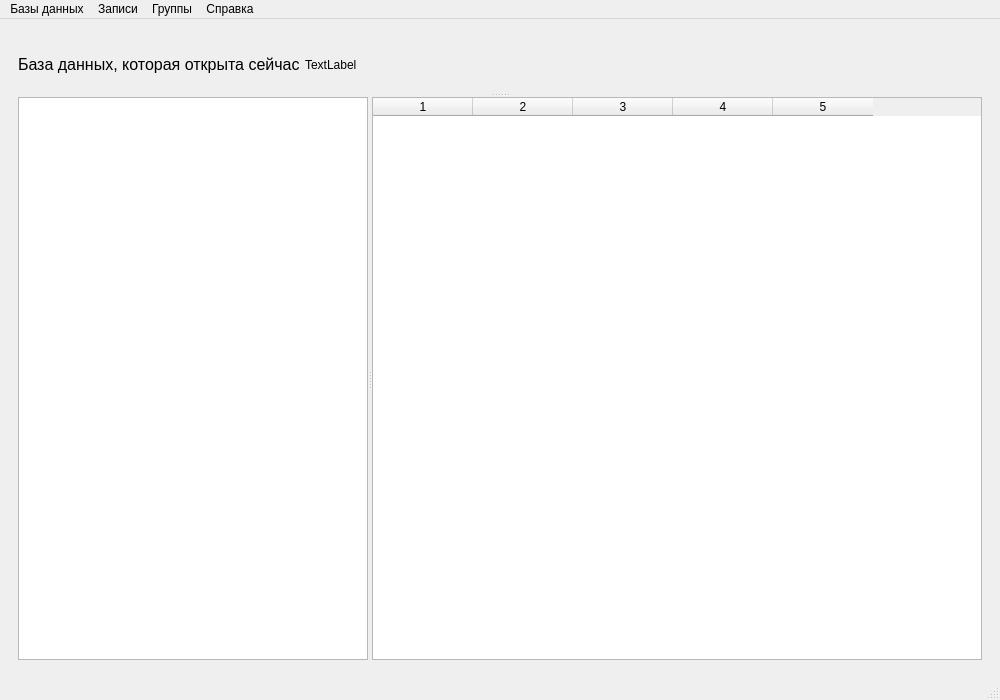
<?xml version="1.0" encoding="UTF-8"?>
<ui version="4.0">
 <class>MainWindow</class>
 <widget class="QMainWindow" name="MainWindow">
  <property name="geometry">
   <rect>
    <x>0</x>
    <y>0</y>
    <width>1000</width>
    <height>700</height>
   </rect>
  </property>
  <property name="windowTitle">
   <string>PasswordManager</string>
  </property>
  <property name="windowIcon">
   <iconset resource="../toolBarImages.qrc">
    <normaloff>:/Images/ApplicationIcon.jpg</normaloff>:/Images/ApplicationIcon.jpg</iconset>
  </property>
  <widget class="QWidget" name="centralwidget">
   <layout class="QVBoxLayout" name="verticalLayout_2">
    <item>
     <widget class="QStackedWidget" name="stackedWidget">
      <property name="currentIndex">
       <number>0</number>
      </property>
      <widget class="QWidget" name="pageBaseView">
       <layout class="QVBoxLayout" name="verticalLayout">
        <item>
         <widget class="QSplitter" name="splitter_2">
          <property name="orientation">
           <enum>Qt::Vertical</enum>
          </property>
          <widget class="QWidget" name="layoutWidget">
           <layout class="QHBoxLayout" name="horizontalLayout">
            <item>
             <widget class="QLabel" name="label">
              <property name="maximumSize">
               <size>
                <width>281</width>
                <height>21</height>
               </size>
              </property>
              <property name="text">
               <string>&lt;html&gt;&lt;head/&gt;&lt;body&gt;&lt;p&gt;&lt;span style=&quot; font-size:12pt;&quot;&gt;База данных, которая открыта сейчас:&lt;/span&gt;&lt;/p&gt;&lt;/body&gt;&lt;/html&gt;</string>
              </property>
             </widget>
            </item>
            <item>
             <widget class="QLabel" name="baseName">
              <property name="text">
               <string>TextLabel</string>
              </property>
              <property name="alignment">
               <set>Qt::AlignLeading|Qt::AlignLeft|Qt::AlignVCenter</set>
              </property>
             </widget>
            </item>
           </layout>
          </widget>
          <widget class="QSplitter" name="splitter">
           <property name="orientation">
            <enum>Qt::Horizontal</enum>
           </property>
           <widget class="QListWidget" name="groupListWidget">
            <property name="maximumSize">
             <size>
              <width>350</width>
              <height>16777215</height>
             </size>
            </property>
           </widget>
           <widget class="QTableWidget" name="notesTableWidget">
            <property name="minimumSize">
             <size>
              <width>600</width>
              <height>500</height>
             </size>
            </property>
            <property name="editTriggers">
             <set>QAbstractItemView::NoEditTriggers</set>
            </property>
            <property name="selectionMode">
             <enum>QAbstractItemView::ContiguousSelection</enum>
            </property>
            <property name="selectionBehavior">
             <enum>QAbstractItemView::SelectRows</enum>
            </property>
            <property name="columnCount">
             <number>5</number>
            </property>
            <attribute name="horizontalHeaderCascadingSectionResizes">
             <bool>false</bool>
            </attribute>
            <column/>
            <column/>
            <column/>
            <column/>
            <column/>
           </widget>
          </widget>
         </widget>
        </item>
       </layout>
      </widget>
     </widget>
    </item>
   </layout>
  </widget>
  <widget class="QMenuBar" name="menubar">
   <property name="geometry">
    <rect>
     <x>0</x>
     <y>0</y>
     <width>1000</width>
     <height>21</height>
    </rect>
   </property>
   <widget class="QMenu" name="menuBase">
    <property name="title">
     <string>Базы данных</string>
    </property>
    <addaction name="actionCreateDatabase"/>
    <addaction name="actionChooseUnlockingBase"/>
    <addaction name="separator"/>
    <addaction name="actionChangeDatabase"/>
    <addaction name="separator"/>
    <addaction name="actionQuit"/>
   </widget>
   <widget class="QMenu" name="menuEntries">
    <property name="title">
     <string>Записи</string>
    </property>
    <addaction name="actionCreateNewNote"/>
    <addaction name="actionChangeNote"/>
    <addaction name="actionDeleteNote"/>
    <addaction name="separator"/>
    <addaction name="actionCopyUsername"/>
    <addaction name="actionCopyPassword"/>
   </widget>
   <widget class="QMenu" name="menu_3">
    <property name="title">
     <string>Группы</string>
    </property>
    <addaction name="actionCreateGroup"/>
    <addaction name="actionChangeGroup"/>
    <addaction name="actionDeleteGroup"/>
    <addaction name="separator"/>
   </widget>
   <widget class="QMenu" name="menu_4">
    <property name="title">
     <string>Справка</string>
    </property>
    <addaction name="actionAboutProgram"/>
   </widget>
   <addaction name="menuBase"/>
   <addaction name="menuEntries"/>
   <addaction name="menu_3"/>
   <addaction name="menu_4"/>
  </widget>
  <widget class="QStatusBar" name="statusbar"/>
  <action name="actionCreateDatabase">
   <property name="text">
    <string>Заблокировать эту базу данных и создать новую</string>
   </property>
  </action>
  <action name="actionChooseUnlockingBase">
   <property name="text">
    <string>Заблокировать базу данных и открыть другую</string>
   </property>
  </action>
  <action name="actionCreateNewNote">
   <property name="text">
    <string>Создать запись</string>
   </property>
  </action>
  <action name="actionChangeNote">
   <property name="text">
    <string>Изменить запись</string>
   </property>
  </action>
  <action name="actionDeleteNote">
   <property name="text">
    <string>Удалить запись</string>
   </property>
  </action>
  <action name="actionCopyUsername">
   <property name="text">
    <string>Скопировать логин</string>
   </property>
   <property name="shortcut">
    <string>Ctrl+B</string>
   </property>
   <property name="shortcutContext">
    <enum>Qt::WindowShortcut</enum>
   </property>
  </action>
  <action name="actionCopyPassword">
   <property name="text">
    <string>Скопировать пароль</string>
   </property>
   <property name="shortcut">
    <string>Ctrl+C</string>
   </property>
  </action>
  <action name="actionRecentBases">
   <property name="text">
    <string>Недавние базы данных</string>
   </property>
  </action>
  <action name="action_14">
   <property name="text">
    <string>Сохранить базу данных</string>
   </property>
  </action>
  <action name="actionLockDatabase">
   <property name="text">
    <string>Закрыть базу данных</string>
   </property>
  </action>
  <action name="actionLockDatabase_2">
   <property name="text">
    <string>//Заблокировать базу данных//</string>
   </property>
  </action>
  <action name="actionQuit">
   <property name="text">
    <string>Закрыть приложение</string>
   </property>
  </action>
  <action name="actionCreateGroup">
   <property name="text">
    <string>Создать группу</string>
   </property>
  </action>
  <action name="actionChangeGroup">
   <property name="text">
    <string>Изменить группу</string>
   </property>
  </action>
  <action name="actionDeleteGroup">
   <property name="text">
    <string>Удалить группу</string>
   </property>
  </action>
  <action name="actionSort">
   <property name="text">
    <string>Сортировать А-Я</string>
   </property>
  </action>
  <action name="actionAboutProgram">
   <property name="text">
    <string>О программе</string>
   </property>
  </action>
  <action name="actionChangeDatabase">
   <property name="text">
    <string>Изменить базу данных</string>
   </property>
  </action>
 </widget>
 <resources>
  <include location="../toolBarImages.qrc"/>
 </resources>
 <connections/>
</ui>
